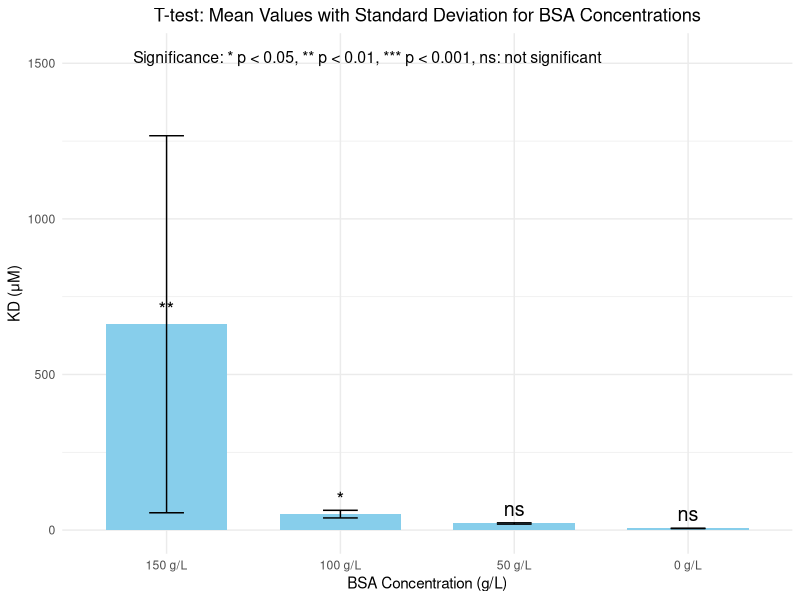

Here is the R script that generated this plot:
## ---- chunk 1
knitr::opts_chunk$set(message=FALSE,warning=FALSE, cache=TRUE)
## ---- chunk 2
# Using data acquired from qFRET 
data_150g <- c(124.3, 541.9, 1318)
data_100g <- c(64.44, 40.12, 49.2)
data_50g  <- c(18.82, 22.03, 22.74)
data_0g   <- c(4.76, 5.699, 5.587)

## ---- chunk 3
t_test_150_vs_0 <- t.test(data_150g, data_0g)
print(t_test_150_vs_0)

## ---- chunk 4
t_test_100_vs_0 <- t.test(data_100g, data_0g)
print(t_test_100_vs_0)

## ---- chunk 5
t_test_50_vs_0 <- t.test(data_50g, data_0g)
print(t_test_50_vs_0)

## ---- chunk 6

# A library part of tidyverse 
library(ggplot2)

# Combining data into a data frame
data <- data.frame(
  Group = rep(c("150 g/L", "100 g/L", "50 g/L", "0 g/L"), each = 3),
  Value = c(data_150g, data_100g, data_50g, data_0g)
)

# Calculate means and standard deviations for each BSA Concentration
summary_stats <- aggregate(Value ~ Group, data, function(x) c(mean = mean(x), sd = sd(x)))
summary_stats <- do.call(data.frame, summary_stats)
summary_stats$Group <- factor(summary_stats$Group, levels = c("150 g/L", "100 g/L", "50 g/L", "0 g/L"))

# Perform T-tests and assign significance markers
t_test_150_vs_0 <- t.test(data_150g, data_0g)
t_test_100_vs_0 <- t.test(data_100g, data_0g)
t_test_50_vs_0 <- t.test(data_50g, data_0g)

# Adding significance markers based on p-values
summary_stats$Significance <- c(
  ifelse(t_test_150_vs_0$p.value < 0.001, "***",
         ifelse(t_test_150_vs_0$p.value < 0.01, "**",
                ifelse(t_test_150_vs_0$p.value < 0.05, "*", "ns"))),
  ifelse(t_test_100_vs_0$p.value < 0.001, "***",
         ifelse(t_test_100_vs_0$p.value < 0.01, "**",
                ifelse(t_test_100_vs_0$p.value < 0.05, "*", "ns"))),
  ifelse(t_test_50_vs_0$p.value < 0.001, "***",
         ifelse(t_test_50_vs_0$p.value < 0.01, "**",
                ifelse(t_test_50_vs_0$p.value < 0.05, "*", "ns"))),
  "ns"
)

# Plotting the data
ggplot(summary_stats, aes(x = Group, y = Value.mean)) +
  geom_bar(stat = "identity", fill = "skyblue", width = 0.7) +
  geom_errorbar(aes(ymin = Value.mean - Value.sd, ymax = Value.mean + Value.sd), width = 0.2) +
  geom_text(aes(label = Significance), vjust = -0.5, size = 5) +  # Significance markers
  labs(title = "T-test: Mean Values with Standard Deviation for BSA Concentrations",
       x = "BSA Concentration (g/L)",
       y = "KD (μM)") +
  theme_minimal() +
  theme(plot.title = element_text(hjust = 0.5)) +  # Centering the title
  annotate("text", x = 3.5, y = max(summary_stats$Value.mean + summary_stats$Value.sd) * 1.2, 
           label = "Significance: * p < 0.05, ** p < 0.01, *** p < 0.001, ns: not significant",
           hjust = 1, size = 4)

## ---- chunk 7
t_test_150_vs_0$p.value

## ---- chunk 8
t_test_100_vs_0$p.value

## ---- chunk 9
t_test_50_vs_0$p.value

